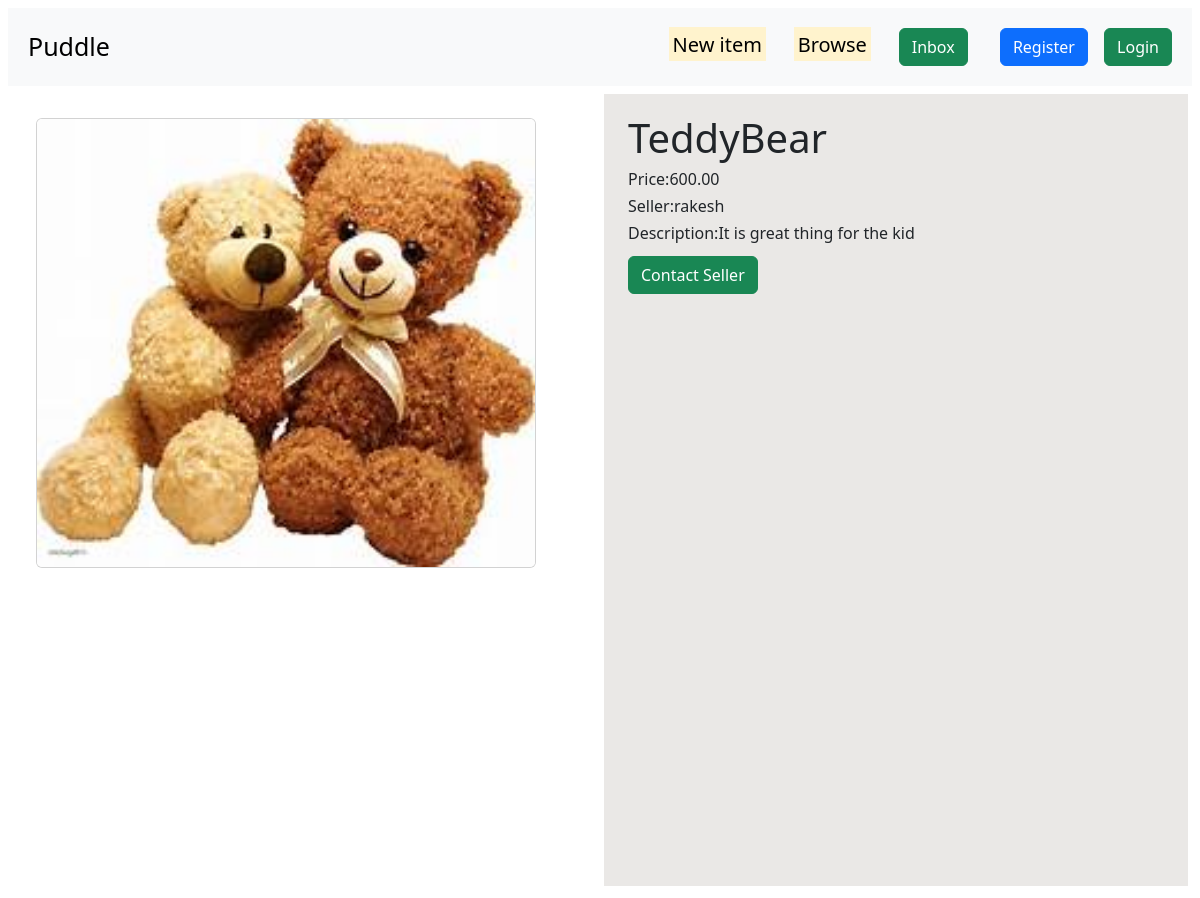
The app's page /4/single_item/ with its own data.
### core/models.py (models this page shows, shortened)
class NewItem(models.Model):
    category = models.ForeignKey(Categories,on_delete=models.CASCADE,related_name='newitem')
    user = models.ForeignKey(User,on_delete=models.CASCADE)
    name = models.CharField(max_length=255)
    photo = models.ImageField(upload_to='photos/',blank=True,null=True)
    description = models.TextField()
    created = models.DateTimeField(auto_now_add=True)
    updated = models.DateTimeField(auto_now=True)
    price = models.DecimalField(max_digits=10,decimal_places=2)

### core/views.py (the view)
# urls.py: path('<int:item_id>/single_item/',views.single_item,name='single_item'),
def single_item(request,item_id):
    item = NewItem.objects.get(pk=item_id)
    return render(request,'single_item.html',{'item':item})

### core/templates/single_item.html
{% extends 'base.html' %}
{% block content %}
<div class="split">
    {% if item is not None %}
    <div class="left">
        <img src="{{ item.photo.url }}" class="card" alt="...">
    </div>
    <div class="right">
        <h1>{{ item.name }}</h1>
        <h6>Price:{{ item.price}}</h6>
        <h6>Seller:{{ item.user.username }}</h6>
        <h6>Description:{{ item.description }}</h6>
        {% if item.user == user %}
        <div class="delete">
            <h4>This is your item!</h4>
            <a href="{% url 'edit_item' item.id %}" class="btn btn-success">✍🏽Edit</a>
            <a href="{% url 'delete_item' item.id  %}" class="btn btn-danger">Delete</a>
        </div>
        {% else %}
        <a href="" class="btn btn-success">Contact Seller</a>
        {% endif %}
    </div>
    {% endif %}
</div>
{% endblock %}

### static/css/style.css (style rules this page uses)
* { margin:4px; }
.card { width:500px; height:450px; }
.split { display:flex; flex-direction: row; height:100vh }
.left { flex:1; padding:20px; }
.right { flex:1; padding:20px; background-color: rgb(234, 232, 230); }

### records on screen
NewItem: photo (picture), name "TeddyBear", price "600.00", user.username "rakesh", description "It is great thing for the kid"
